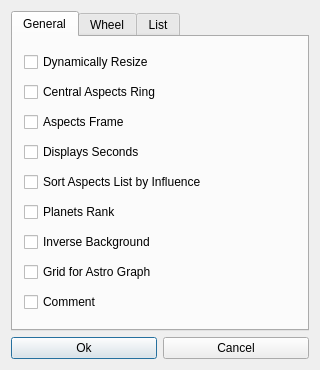
<?xml version="1.0" encoding="UTF-8"?>
<ui version="4.0">
 <class>EditChartParms</class>
 <widget class="QDialog" name="EditChartParms">
  <property name="geometry">
   <rect>
    <x>0</x>
    <y>0</y>
    <width>320</width>
    <height>370</height>
   </rect>
  </property>
  <property name="windowTitle">
   <string>Chart parameters</string>
  </property>
  <layout class="QGridLayout">
   <property name="leftMargin">
    <number>11</number>
   </property>
   <property name="topMargin">
    <number>11</number>
   </property>
   <property name="rightMargin">
    <number>11</number>
   </property>
   <property name="bottomMargin">
    <number>11</number>
   </property>
   <property name="spacing">
    <number>6</number>
   </property>
   <item row="1" column="0">
    <widget class="QPushButton" name="OkButton">
     <property name="text">
      <string>Ok</string>
     </property>
     <property name="default">
      <bool>true</bool>
     </property>
    </widget>
   </item>
   <item row="1" column="1">
    <widget class="QPushButton" name="CancelButton">
     <property name="text">
      <string>Cancel</string>
     </property>
    </widget>
   </item>
   <item row="0" column="0" colspan="2">
    <widget class="QTabWidget" name="TabWidget">
     <property name="currentIndex">
      <number>0</number>
     </property>
     <widget class="QWidget" name="General">
      <attribute name="title">
       <string>General</string>
      </attribute>
      <layout class="QGridLayout">
       <item row="0" column="0">
        <widget class="QCheckBox" name="DynamicResize">
         <property name="text">
          <string>Dynamically Resize</string>
         </property>
        </widget>
       </item>
       <item row="1" column="0">
        <widget class="QCheckBox" name="AspRing">
         <property name="text">
          <string>Central Aspects Ring</string>
         </property>
        </widget>
       </item>
       <item row="2" column="0">
        <widget class="QCheckBox" name="AspectsFrame">
         <property name="text">
          <string>Aspects Frame</string>
         </property>
        </widget>
       </item>
       <item row="3" column="0">
        <widget class="QCheckBox" name="DisplaySeconds">
         <property name="text">
          <string>Displays Seconds</string>
         </property>
        </widget>
       </item>
       <item row="4" column="0">
        <widget class="QCheckBox" name="SortAspectsList">
         <property name="text">
          <string>Sort Aspects List by Influence</string>
         </property>
        </widget>
       </item>
       <item row="5" column="0">
        <widget class="QCheckBox" name="PlanetsRank">
         <property name="text">
          <string>Planets Rank</string>
         </property>
        </widget>
       </item>
       <item row="6" column="0">
        <widget class="QCheckBox" name="InverseBg">
         <property name="text">
          <string>Inverse Background</string>
         </property>
        </widget>
       </item>
       <item row="7" column="0">
        <widget class="QCheckBox" name="Grid">
         <property name="text">
          <string>Grid for Astro Graph</string>
         </property>
        </widget>
       </item>
       <item row="8" column="0">
        <widget class="QCheckBox" name="Comment">
         <property name="text">
          <string>Comment</string>
         </property>
        </widget>
       </item>
      </layout>
     </widget>
     <widget class="QWidget" name="Wheels">
      <attribute name="title">
       <string>Wheel</string>
      </attribute>
      <layout class="QGridLayout" name="gridLayout_2">
       <item row="0" column="0" colspan="2">
        <widget class="QCheckBox" name="LeftAscendant">
         <property name="text">
          <string>Ascendant on the Left</string>
         </property>
        </widget>
       </item>
       <item row="1" column="0">
        <widget class="QCheckBox" name="Sidebars">
         <property name="text">
          <string>Side Bars</string>
         </property>
        </widget>
       </item>
       <item row="2" column="0" colspan="2">
        <widget class="QCheckBox" name="CaprGlyph">
         <property name="text">
          <string>European Capricornus Glyph</string>
         </property>
        </widget>
       </item>
       <item row="3" column="0" colspan="2">
        <widget class="QCheckBox" name="UranGlyph">
         <property name="text">
          <string>European Uranus Glyph</string>
         </property>
        </widget>
       </item>
       <item row="4" column="0" colspan="2">
        <widget class="QCheckBox" name="PlutoGlyph">
         <property name="text">
          <string>European Pluto Glyph</string>
         </property>
        </widget>
       </item>
       <item row="5" column="0">
        <widget class="QCheckBox" name="Outlines">
         <property name="text">
          <string>Outlines</string>
         </property>
        </widget>
       </item>
       <item row="6" column="0">
        <widget class="QCheckBox" name="PlanetHour">
         <property name="text">
          <string>Planetary Hour</string>
         </property>
        </widget>
       </item>
       <item row="7" column="0" colspan="2">
        <widget class="QCheckBox" name="Sectors">
         <property name="text">
          <string>Colored Sectors</string>
         </property>
        </widget>
       </item>
       <item row="8" column="0">
        <widget class="QLabel" name="TextLabel1">
         <property name="text">
          <string>Subring</string>
         </property>
         <property name="wordWrap">
          <bool>false</bool>
         </property>
        </widget>
       </item>
       <item row="8" column="1">
        <widget class="QComboBox" name="SubringBox"/>
       </item>
      </layout>
     </widget>
     <widget class="QWidget" name="TabPage">
      <attribute name="title">
       <string>List</string>
      </attribute>
      <layout class="QGridLayout" name="gridLayout">
       <item row="0" column="0">
        <widget class="QCheckBox" name="RiseSet">
         <property name="text">
          <string>Planets Risings/Settings</string>
         </property>
        </widget>
       </item>
       <item row="1" column="0">
        <widget class="QCheckBox" name="GlobEclipse">
         <property name="text">
          <string>Global Eclipse</string>
         </property>
        </widget>
       </item>
       <item row="2" column="0">
        <widget class="QCheckBox" name="AspectsConf">
         <property name="text">
          <string>Aspects Config</string>
         </property>
        </widget>
       </item>
       <item row="3" column="0">
        <widget class="QCheckBox" name="DisplayMidPoints">
         <property name="text">
          <string>Displays Midpoints</string>
         </property>
        </widget>
       </item>
       <item row="4" column="0">
        <widget class="QCheckBox" name="Sabian">
         <property name="text">
          <string>Displays Sabian Degrees</string>
         </property>
        </widget>
       </item>
       <item row="5" column="0">
        <widget class="QCheckBox" name="Apsides">
         <property name="text">
          <string>Displays Apsides</string>
         </property>
        </widget>
       </item>
       <item row="6" column="0">
        <widget class="QCheckBox" name="Parts">
         <property name="text">
          <string>Displays Arabic Parts</string>
         </property>
        </widget>
       </item>
       <item row="7" column="0">
        <widget class="QCheckBox" name="Interpretation">
         <property name="text">
          <string>Displays Interpretation</string>
         </property>
        </widget>
       </item>
       <item row="8" column="0">
        <widget class="QCheckBox" name="InterpretTrans">
         <property name="text">
          <string>Displays Interp. of transits</string>
         </property>
        </widget>
       </item>
      </layout>
     </widget>
    </widget>
   </item>
  </layout>
 </widget>
 <layoutdefault spacing="6" margin="11"/>
 <pixmapfunction>qPixmapFromMimeSource</pixmapfunction>
 <resources/>
 <connections/>
</ui>
